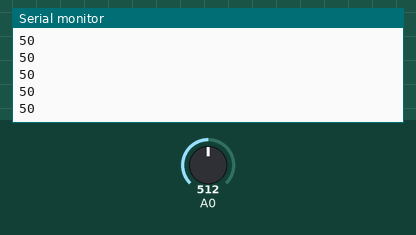
A sketch run on a simulated Arduino Uno, built with avr-gcc and run on an emulated ATmega328P. Shown: the last lines printed to the serial monitor. Inputs (shaded band) come from the test bench; at power-on: A0 = 512.

Above: at 1.2 s.
1.3 s: A0 set to 716
At 1.31 s:
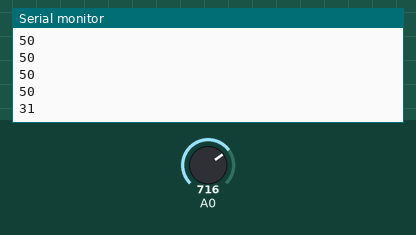
2.8 s: A0 set to 900
At 2.81 s:
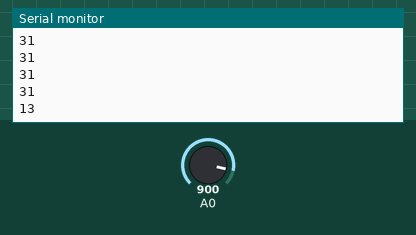
Timing chart, 0 to 5.8 s (numbered marks = the images above; inputs shaded):
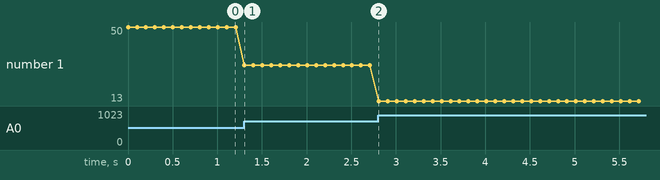

Measured:
- after the input at 1.3 s, the serial monitor: prints a new line at once (image 1)
- after the input at 2.8 s, the serial monitor: prints a new line at once (image 2)
- plotted number 1: 50 → 31 after the input at 1.3 s, 31 → 13 after the input at 2.8 s

The sketch:

c05_photresistance.ino
```cpp
unsigned long currentTime = 0;

unsigned long serialPrintPrevious = 0;
int serialPrintInterval = 500;
String msg = "";

void setup() {
  Serial.begin(9600);

}

void loop() {
  currentTime = millis();

  int val = map(analogRead(A0), 0, 1023, 100, 0);

  Serial.println(val);
  delay(100);

}

void serialPrintTask() {
  if (currentTime - serialPrintPrevious < serialPrintInterval) return;

  serialPrintPrevious = currentTime;

  if (msg != "") {
    Serial.println(msg);
    msg = "";
  }

}
```
